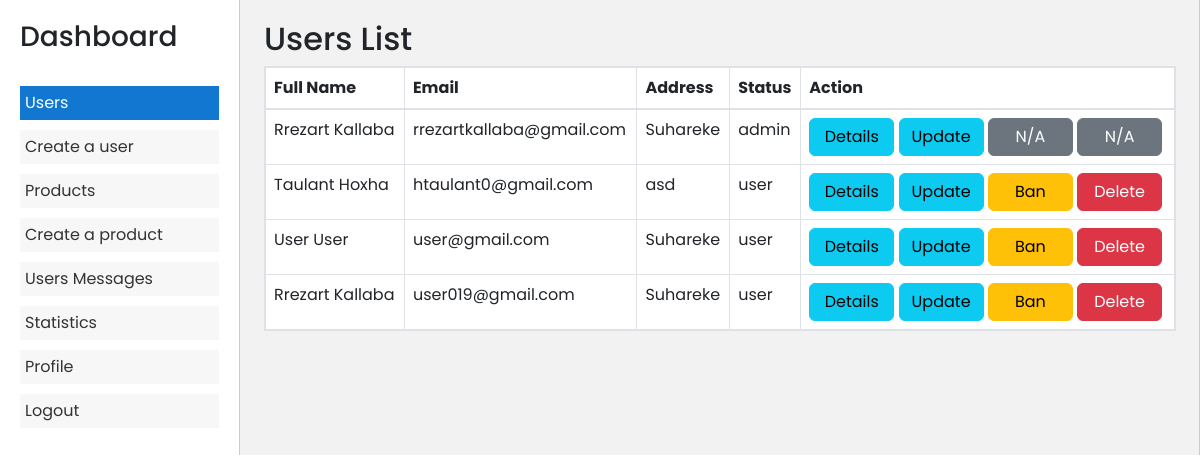
/admin/dashboard.php (signed in), run on an earlier commit of the app's database.
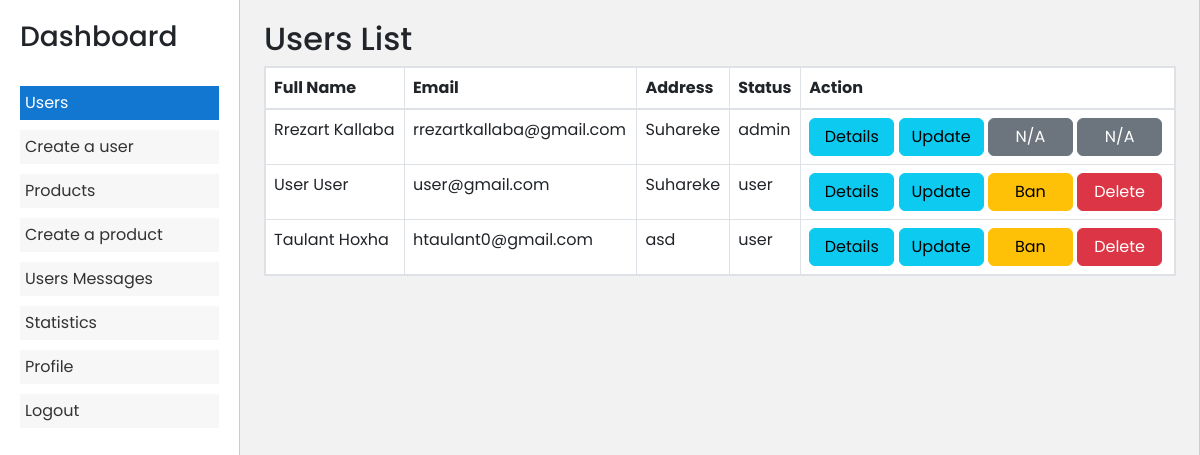
And on a later commit of the database.
### tables this page shows
CREATE TABLE IF NOT EXISTS `users` (
  `id` int NOT NULL AUTO_INCREMENT,
  `first_name` varchar(50) NOT NULL,
  `last_name` varchar(50) NOT NULL,
  `email` varchar(50) NOT NULL,
  `phone` varchar(20) NOT NULL,
  `address` varchar(100) NOT NULL,
  `image` varchar(100) DEFAULT NULL,
  `password` varchar(255) NOT NULL,
  `status` varchar(10)  NOT NULL DEFAULT 'user',
  `is_banned` enum('Yes','No') NOT NULL DEFAULT 'No',
  PRIMARY KEY (`id`),
  UNIQUE KEY `email` (`email`)
);

### admin/users.php (the view, shortened to what this page needs)
<?php
if (isset($_SESSION["admin"])) {
    require "../validate/connect.php";
?>
    <!DOCTYPE html>
    <html lang="en">
    <head>
        <link href="https://cdn.jsdelivr.net/npm/bootstrap@5.3.0/dist/css/bootstrap.min.css" rel="stylesheet">
    </head>
    <body>
        <div class="container">
            <h2>Users List</h2>
            <table class="table table-bordered">
                <thead>
                    <tr>
                        <th>Full Name</th>
                        <th>Email</th>
                        <th>Address</th>
                        <th>Status</th>
                        <th>Action</th>
                    </tr>
                </thead>
                <tbody>
                    <?php
                    $sql = "SELECT * FROM users";
                    $result = mysqli_query($connect, $sql);
                    while ($row = mysqli_fetch_assoc($result)) {
                        echo '<tr>
                        <td>' . $row["first_name"] . ' ' . $row["last_name"] . '</td>
                        <td>' . $row["email"] . '</td>
                        <td>' . $row["address"] . '</td>
                        <td>' . $row["status"] . '</td>
                        <td>';
                        echo '<a href="?page=details_users&id=' . $row["id"] . '" class="btn btn-info">Details</a> ';
                        echo '<a href="?page=update_users&id=' . $row["id"] . '" class="btn btn-info">Update</a> ';
                        if ($row["status"] !== "admin") {
                            echo '<a href="ban_user.php?id=' . $row['id'] . '" class="btn btn-' .
                                ($row['is_banned'] === 'Yes' ? 'success' : 'warning') . '">'
                                . ($row["is_banned"] === "Yes" ? "Unban" : "Ban") .
                                '</a> ';
                        } else {
                            echo '<a href="#" class="btn btn-secondary">N/A</a> ';
                        }
                        if ($row["status"] !== "admin") {
                            echo '<a href="delete_user.php?id=' . $row["id"] . '" class="btn btn-danger" onclick="return confirm(\'Are you sure you want to delete this menu item?\')">Delete</a>';
                        } else {
                            echo '<a href="#" class="btn btn-secondary">N/A</a>';
                        }
                        echo '</td>
                        </tr>';
                    }
                    ?>
                </tbody>
            </table>
        </div>
    </body>
    </html>
<?php
} else if (isset($_SESSION["user"])) {
    header("location:../index.php");
} else {
    header("Location: ../login.php");
}

### admin/dashboard.php (shortened to what this page needs)
<?php
if (isset($_SESSION["admin"])) {
    require "../validate/connect.php";
?>
    <!DOCTYPE html>
    <html lang="en">
    <head>
        <link rel="stylesheet" href="https://maxcdn.bootstrapcdn.com/bootstrap/4.5.2/css/bootstrap.min.css">
    </head>
    <body>
        <?php
        $page = isset($_GET['page']) ? $_GET['page'] : 'users';
        function isActive($currentPage, $pageName)
        {
            if ($currentPage === $pageName || ($pageName === 'animals' && $currentPage === 'update_animal') || ($pageName === 'animals' && $currentPage === 'details_animal') || ($pageName === 'admin_messages_to_user' && $currentPage === 'details_admin_messages_to_user')) {
                echo 'active';
            }
        }
        ?>
        <div class="container">
            <div class="row">
                <div class="col left-column">
                    <nav id="myLinks" class="menu">
                        <h3>Dashboard</h3>
                        <br>
                        <ul class="sidebar-menu">
                            <li class="<?php isActive($page, 'users'); ?>"><a href="?page=users">Users</a></li>
                            <li class="<?php isActive($page, 'create_user'); ?>"><a href="?page=create_user">Create a user</a></li>
                            <li class="<?php isActive($page, 'products'); ?>"><a href="?page=products">Products</a></li>
                            <li class=" <?php isActive($page, 'create_product'); ?>"><a href="?page=create_product">Create a product</a></li>
                            <li class=" <?php isActive($page, 'admin_messages_to_user'); ?>"><a href="?page=admin_messages_to_user">Users Messages</a></li>
                            <li class="<?php isActive($page, 'statistics'); ?>"><a href="?page=statistics">Statistics</a></li>
                            <li class="<?php isActive($page, 'profile'); ?>"><a href="?page=profile">Profile</a></li>
                            <li><a href="#" onclick="konfirmoDaljen()">Logout</a></li>
                        </ul>
                    </nav>
                    <button class="menu-icon" onclick="toggleMenu()">
                        <span class="icon-hamburger">&#9776;</span>
                        <span class="icon-close">&#10006;</span>
                    </button>
                </div>
                <div class="col right-column">
                    <?php
                    if ($page === 'users') {
                        include "users.php";
                    } elseif ($page === 'products') {
                        include "products.php";
                    } elseif ($page === 'profile') {
                        include "profile.php";
                    } elseif ($page === 'create_product') {
                        include "create_product.php";
                    } elseif ($page === 'admin_messages_to_user') {
                        include "admin_messages_to_user.php";
                    } elseif ($page === 'details_admin_messages_to_user') {
                        include "details_admin_messages_to_user.php";
                    } elseif ($page === 'create_user') {
                        include "create_user.php";
                    } elseif ($page === 'details_reviews') {
                        include "details_reviews.php";
                    } elseif ($page === 'statistics') {
                        include "statistics.php";
                    } else {
                        include "users.php";
                    }
                    ?>
                </div>
            </div>
        </div>
    </body>
    </html>
<?php
} else if (isset($_SESSION["user"])) {
    header("location:../index.php");
} else {
    header("Location: ../login.php");
}

### admin/dashboard.php (style rules this page uses)
* { font-family: "Poppins", sans-serif; }
.left-column { width: 20%; border-right: 1px solid #ccc; padding: 20px; height: 100%; position: fixed; top: 0; left: 0; display: block; }
.right-column { width: 75%; padding: 20px; margin-left: 20%; }
.menu { position: fixed; display: block; top: 0; left: 0; background-color: #fff; width: 20%; border-right: 1px solid #ccc; padding: 20px; height: 100%; }
.sidebar-menu { list-style: none; padding: 0; }
.sidebar-menu li { margin-bottom: 10px; }
.sidebar-menu li a { display: block; padding: 5px; background-color: #f7f7f7; color: #333; text-decoration: none; transition: background-color 0.3s ease; }
.sidebar-menu li.active a { background-color: rgb(17, 119, 209); color: white; }
@media (min-width: 1200px) { .container, .container-lg, .container-md, .container-sm, .container-xl { max-width: 1350px !important; } }

### admin/users.php (style rules this page uses)
body { font-family: Arial, sans-serif; background-color: #f2f2f2; }
.table-bordered thead td, .table-bordered thead th { border-bottom-width: 2px; }
tbody, td, tfoot, th, thead, tr { border-color: inherit; border-style: solid; border-width: 2px; }
.btn { width: 85px !important; }

What changed in the data, as far as the page shows it:
removed users: first_name "Rrezart", last_name "Kallaba", email "user019@gmail.com", address "Suhareke", status "user", is_banned "Ban"
shown differently, row unchanged: users "User": moves up the list
